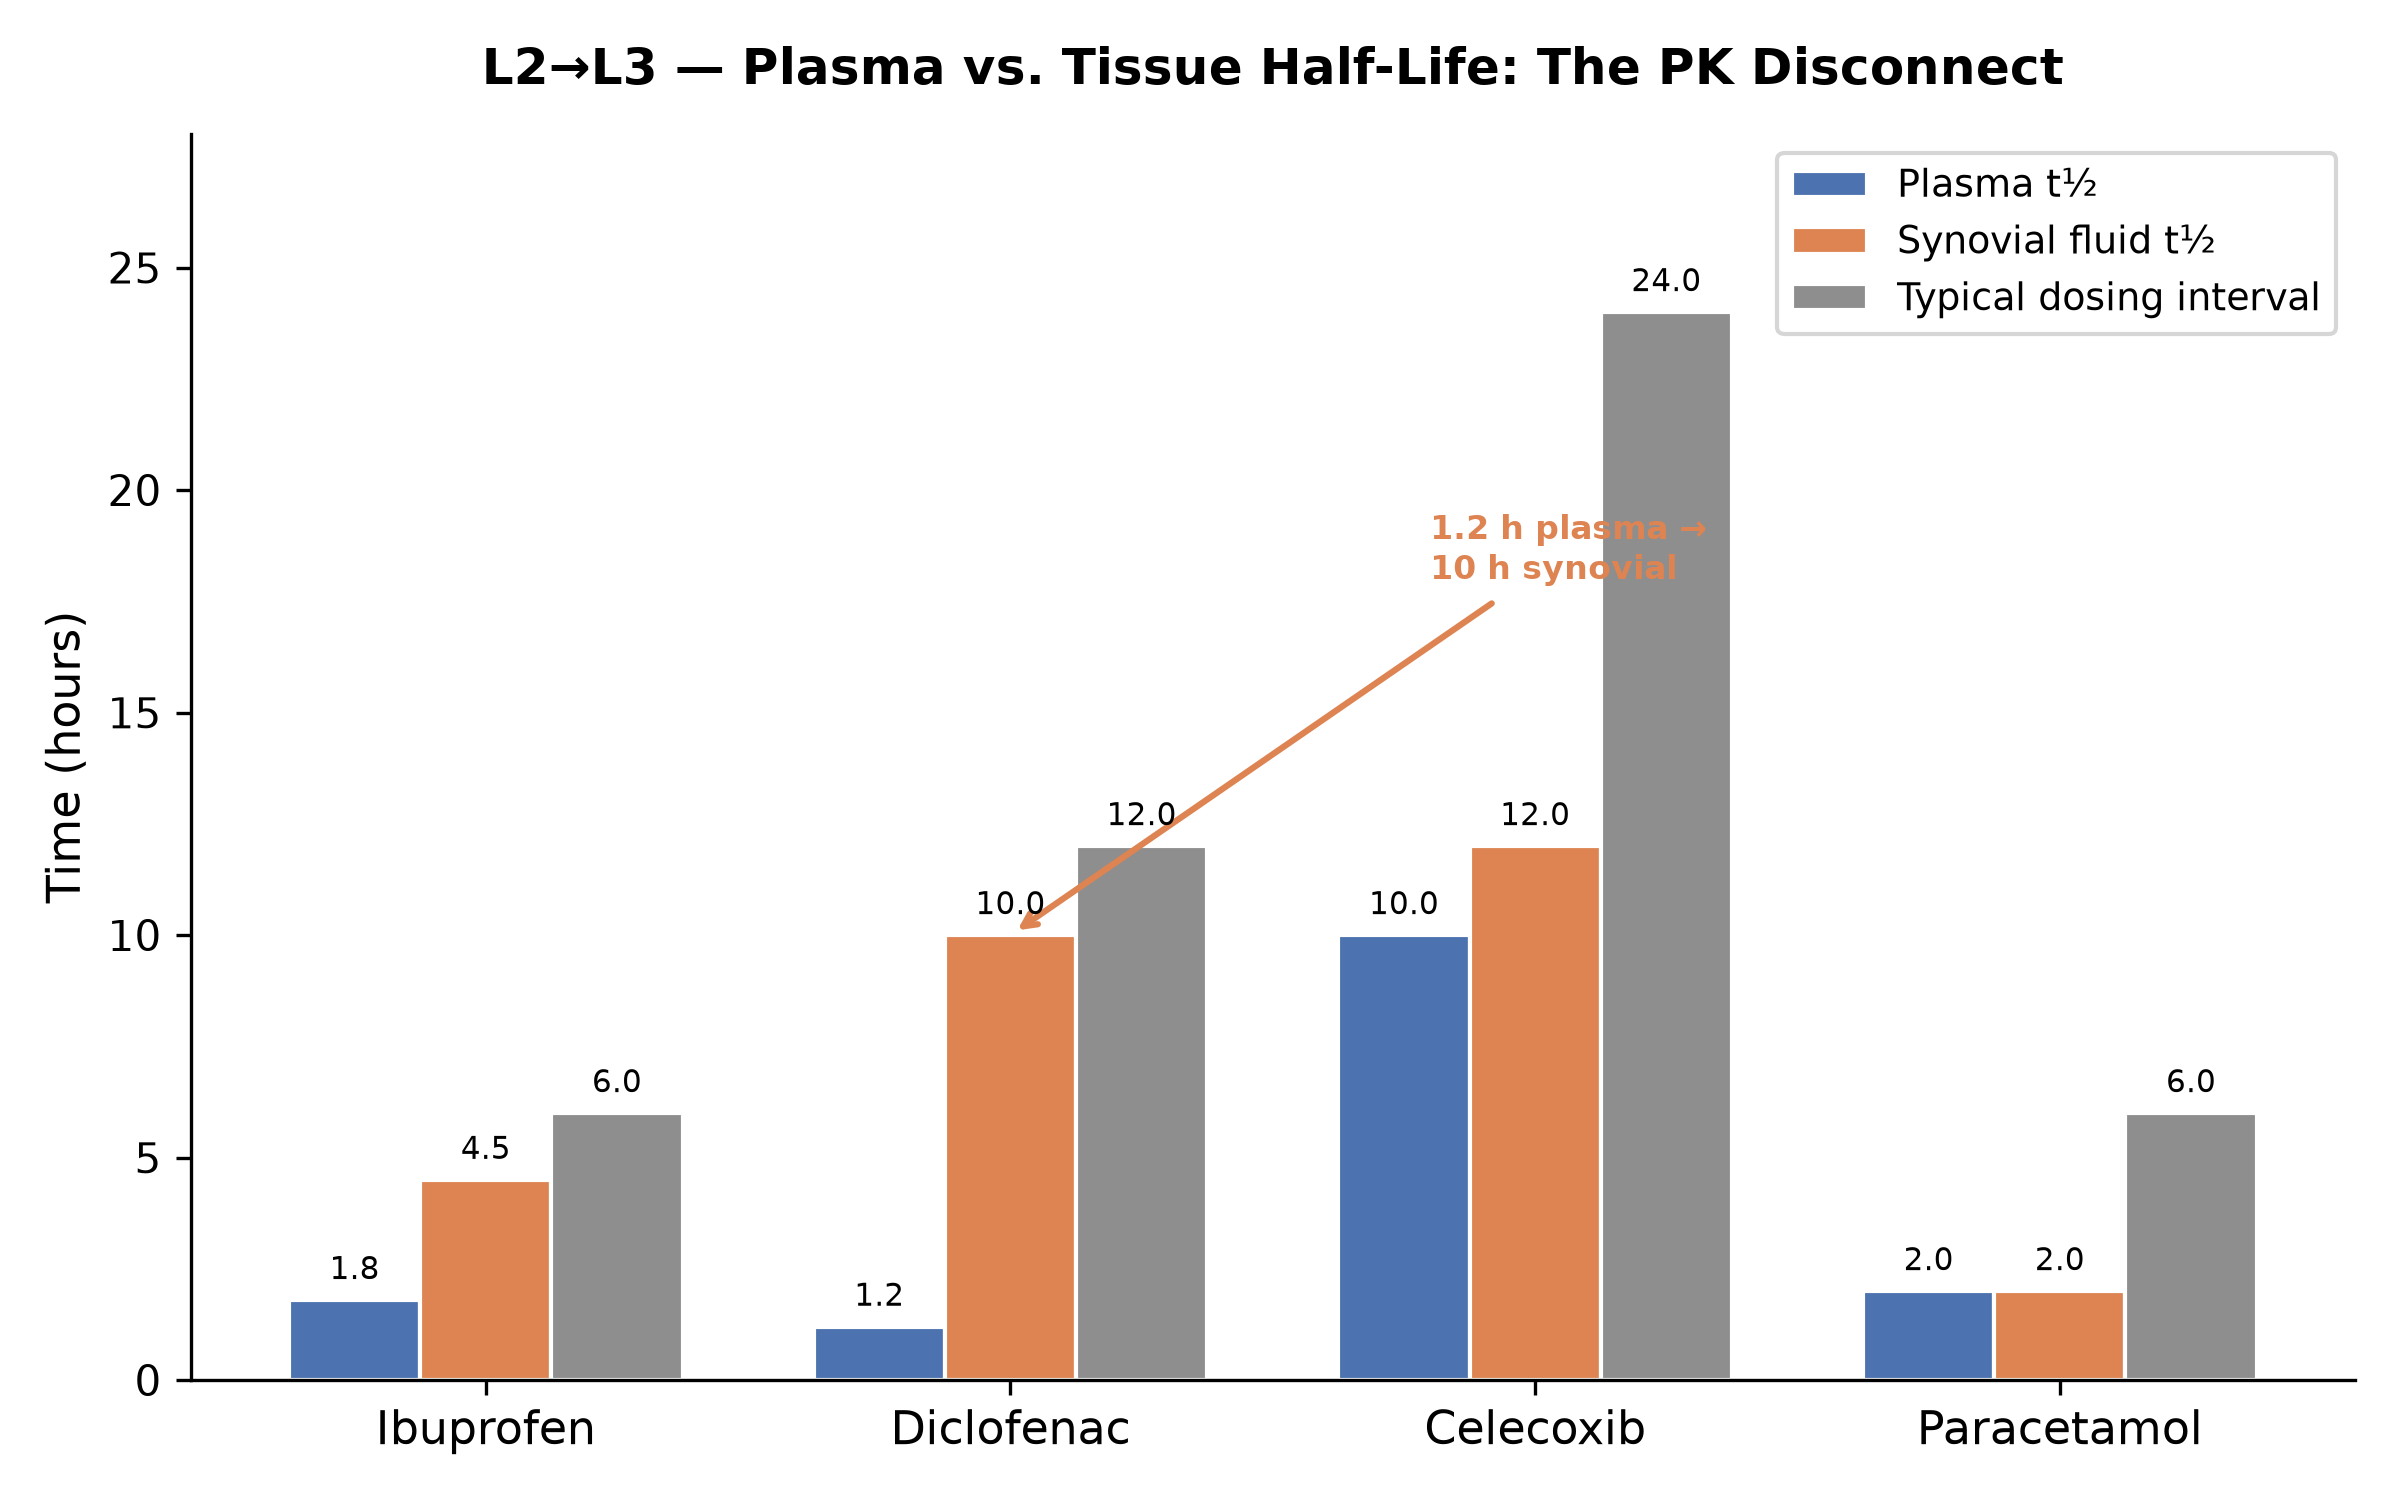

Here is the Python script that generated this plot:
"""Figure 6: Plasma vs Tissue Half-Life — The PK-L3 Disconnect"""
import matplotlib
matplotlib.use('Agg')
import matplotlib.pyplot as plt
import numpy as np

drugs = ['Ibuprofen', 'Diclofenac', 'Celecoxib', 'Paracetamol']
plasma_t12 = [1.8, 1.2, 10.0, 2.0]
tissue_t12 = [4.5, 10.0, 12.0, 2.0]  # synovial fluid half-life
dosing_interval = [6, 12, 24, 6]  # typical dosing interval (hours)

x = np.arange(len(drugs))
width = 0.25

fig, ax = plt.subplots(figsize=(8, 5))

bars1 = ax.bar(x - width, plasma_t12, width, label='Plasma t½', color='#4C72B0', edgecolor='white')
bars2 = ax.bar(x, tissue_t12, width, label='Synovial fluid t½', color='#DD8452', edgecolor='white')
bars3 = ax.bar(x + width, dosing_interval, width, label='Typical dosing interval', color='#8E8E8E', edgecolor='white')

ax.set_ylabel('Time (hours)', fontsize=11)
ax.set_title('L2→L3 — Plasma vs. Tissue Half-Life: The PK Disconnect', fontsize=12, fontweight='bold', pad=12)
ax.set_xticks(x)
ax.set_xticklabels(drugs, fontsize=11)
ax.legend(fontsize=9)
ax.set_ylim(0, 28)
ax.spines['top'].set_visible(False)
ax.spines['right'].set_visible(False)

# Add annotation arrow for diclofenac disconnect
ax.annotate('1.2 h plasma →\n10 h synovial',
            xy=(1, 10.0), xytext=(1.8, 18),
            arrowprops=dict(arrowstyle='->', color='#DD8452', lw=1.5),
            fontsize=8, color='#DD8452', fontweight='bold')

# Add value labels
for bars in [bars1, bars2, bars3]:
    for bar in bars:
        h = bar.get_height()
        if h > 0:
            ax.text(bar.get_x() + bar.get_width()/2., h + 0.3,
                    f'{h:.1f}', ha='center', va='bottom', fontsize=7.5)

plt.tight_layout()
plt.savefig('C:\\Users\\think\\Project\\drug-quantification-framework\\figures\\figure6_pk_disconnect.png', dpi=300)
print(f"[OK] Figure 6 saved")
